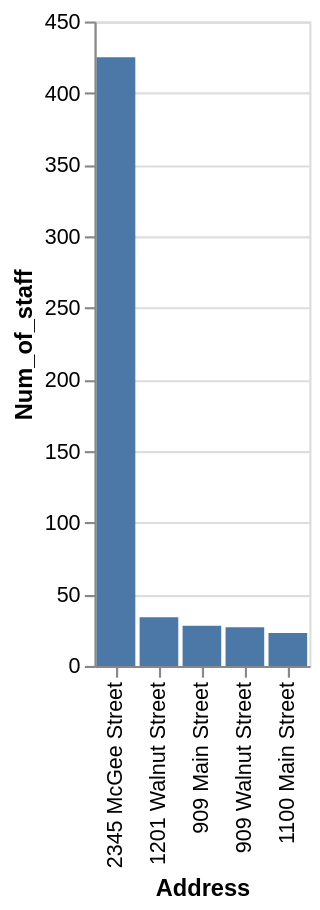

Vega-Lite specification for this chart:
### Vega-Lite specification from a JSON file in a GitHub repository (floating-point values rounded to 4 significant figures)
{"data": {"values": [{"x_data": "2345 McGee Street", "y_data": 425}, {"x_data": "1201 Walnut Street", "y_data": 34}, {"x_data": "909 Main Street", "y_data": 28}, {"x_data": "909 Walnut Street", "y_data": 27}, {"x_data": "1100 Main Street", "y_data": 23}]}, "mark": "bar", "encoding": {"x": {"field": "x_data", "type": "nominal", "title": "Address", "sort": {"op": "sum", "field": "y_data", "order": "descending"}}, "y": {"field": "y_data", "type": "quantitative", "title": "Num_of_staff"}}}
